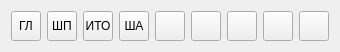
<?xml version="1.0" encoding="UTF-8"?>
<ui version="4.0">
 <class>ButtonGroup</class>
 <widget class="QWidget" name="ButtonGroup">
  <property name="geometry">
   <rect>
    <x>0</x>
    <y>0</y>
    <width>336</width>
    <height>48</height>
   </rect>
  </property>
  <property name="windowTitle">
   <string>Form</string>
  </property>
  <layout class="QHBoxLayout" name="horizontalLayout">
   <item>
    <widget class="QToolButton" name="toolButton">
     <property name="minimumSize">
      <size>
       <width>30</width>
       <height>30</height>
      </size>
     </property>
     <property name="text">
      <string>ГЛ</string>
     </property>
     <property name="checkable">
      <bool>true</bool>
     </property>
    </widget>
   </item>
   <item>
    <widget class="QToolButton" name="toolButton_2">
     <property name="minimumSize">
      <size>
       <width>30</width>
       <height>30</height>
      </size>
     </property>
     <property name="text">
      <string>ШП</string>
     </property>
     <property name="checkable">
      <bool>true</bool>
     </property>
    </widget>
   </item>
   <item>
    <widget class="QToolButton" name="toolButton_3">
     <property name="minimumSize">
      <size>
       <width>30</width>
       <height>30</height>
      </size>
     </property>
     <property name="text">
      <string>ИТО</string>
     </property>
     <property name="checkable">
      <bool>true</bool>
     </property>
    </widget>
   </item>
   <item>
    <widget class="QToolButton" name="toolButton_4">
     <property name="minimumSize">
      <size>
       <width>30</width>
       <height>30</height>
      </size>
     </property>
     <property name="text">
      <string>ША</string>
     </property>
     <property name="checkable">
      <bool>true</bool>
     </property>
    </widget>
   </item>
   <item>
    <widget class="QToolButton" name="toolButton_5">
     <property name="minimumSize">
      <size>
       <width>30</width>
       <height>30</height>
      </size>
     </property>
     <property name="text">
      <string/>
     </property>
     <property name="checkable">
      <bool>true</bool>
     </property>
     <property name="checked">
      <bool>false</bool>
     </property>
    </widget>
   </item>
   <item>
    <widget class="QToolButton" name="toolButton_6">
     <property name="minimumSize">
      <size>
       <width>30</width>
       <height>30</height>
      </size>
     </property>
     <property name="text">
      <string/>
     </property>
     <property name="checkable">
      <bool>true</bool>
     </property>
    </widget>
   </item>
   <item>
    <widget class="QToolButton" name="toolButton_7">
     <property name="minimumSize">
      <size>
       <width>30</width>
       <height>30</height>
      </size>
     </property>
     <property name="text">
      <string/>
     </property>
     <property name="checkable">
      <bool>true</bool>
     </property>
    </widget>
   </item>
   <item>
    <widget class="QToolButton" name="toolButton_8">
     <property name="minimumSize">
      <size>
       <width>30</width>
       <height>30</height>
      </size>
     </property>
     <property name="text">
      <string/>
     </property>
     <property name="checkable">
      <bool>true</bool>
     </property>
    </widget>
   </item>
   <item>
    <widget class="QToolButton" name="toolButton_9">
     <property name="minimumSize">
      <size>
       <width>30</width>
       <height>30</height>
      </size>
     </property>
     <property name="text">
      <string/>
     </property>
     <property name="checkable">
      <bool>true</bool>
     </property>
    </widget>
   </item>
  </layout>
 </widget>
 <resources/>
 <connections/>
</ui>
